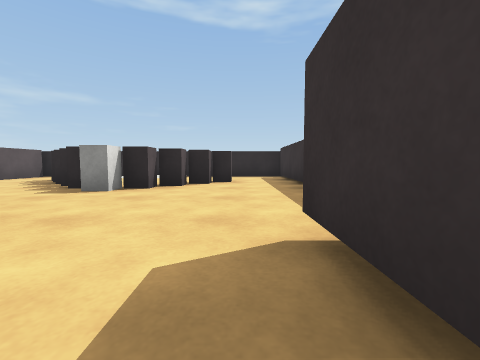
view 1 (above)

15 first-person views from a walk through a 3-D level made in the Unity game engine. The camera is 0.51 m above the floor, tilts 4° down and sees 90° across. The floor is counted in squares, 1 m on a side. Each view is taken from the middle of a square. On the plan, view 1 faces up. The plan holds only what a view shows up to about 9 squares ahead; the rest is blank. Surface patterns are stand-ins for the level's own textures.

view 2
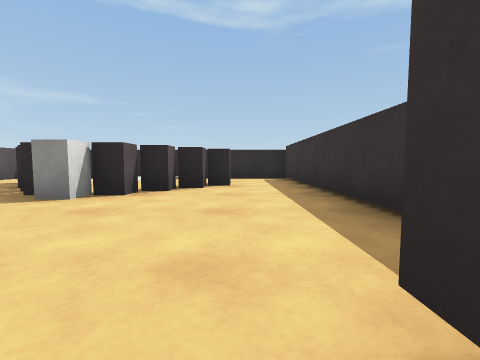

view 3
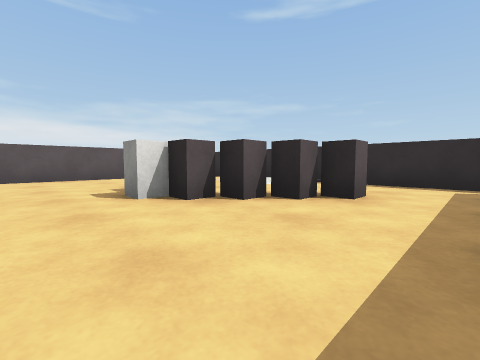

view 4
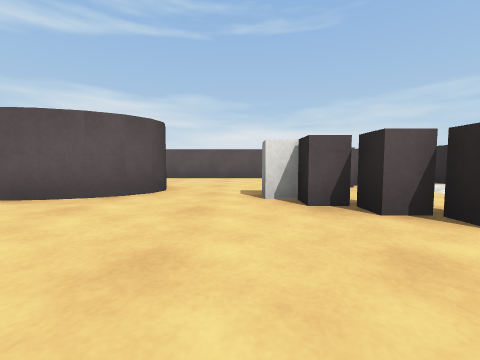

view 5
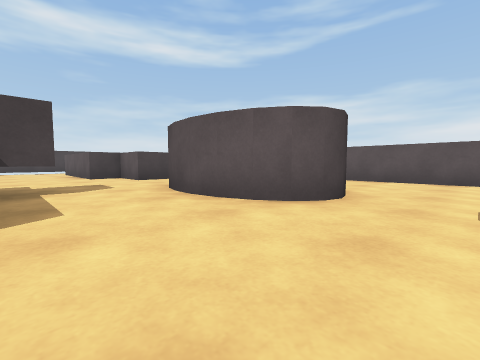

view 6
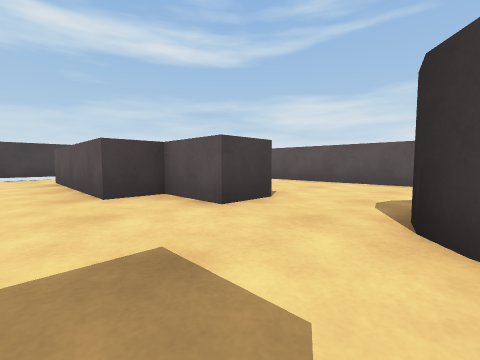

view 7
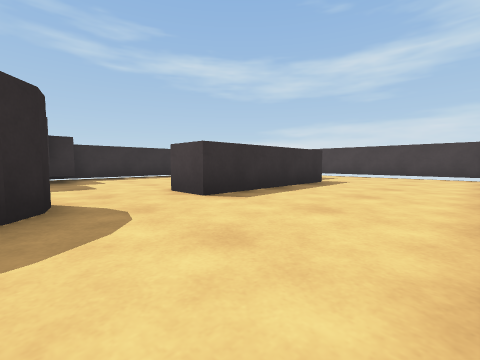

view 8
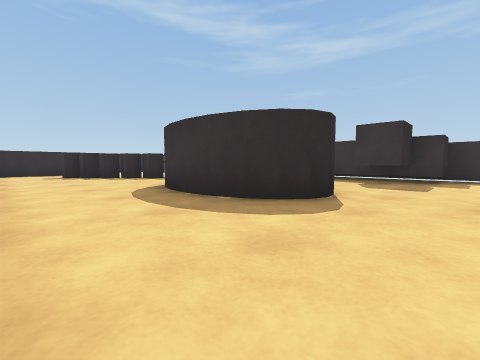

view 9
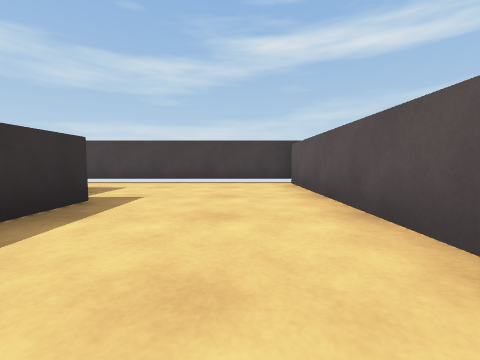

view 10
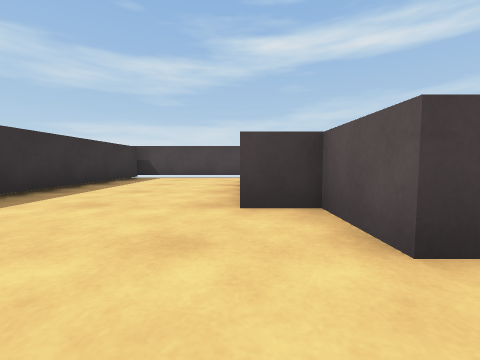

view 11
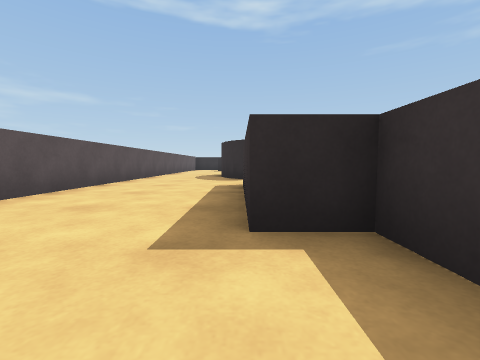

view 12
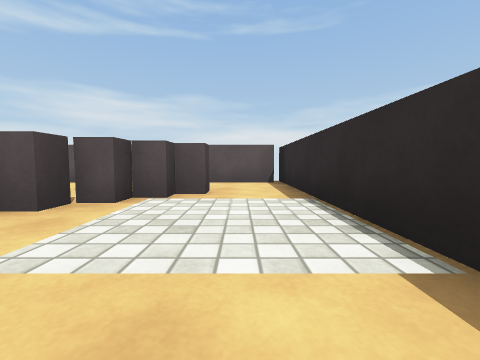

view 13
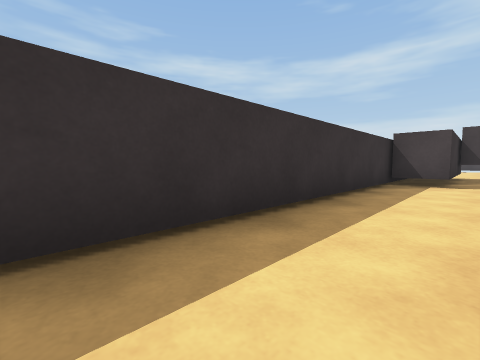

view 14
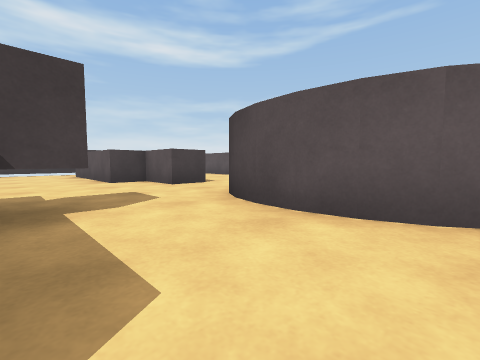

view 15
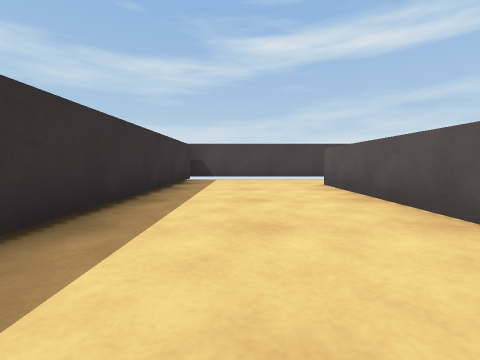

### Floor plan
Points are (right, up) in squares from view 1. A wall is a line through its corners. A room is listed if a view was taken in it or the views show most of it. See-through windows are left out.
Room 1 (views 1, 2, 3, 4, 5, 6, 7, 8, 9, 10, 11, 12, 13, 14, 15)
walls: (-2.5, -0.5) (-2.8, -1) (-3.1, -1.3) (-3.5, -1.4) (-3.9, -1.3); (-2.3, 0) (-2.5, -0.6); (-3.7, -1.5) (-4.4, -0.9) (-4.7, 0.1); (-4.2, -1) (-4.6, -0.5); (-2.3, 1.3) (-2.2, 0.6); (-2.5, 1.8) (-2.2, 0.9) (-2.3, -0.1); (-4.7, -0.1) (-4.7, 0.7); (-4.7, 0.6) (-4.7, 1.3); (-4.7, 1.2) (-4.5, 1.8); (-3.3, 2.7) (-2.8, 2.2) (-2.4, 1.7); (-3.9, 2.5) (-3.5, 2.6) (-3.1, 2.5); (1.5, 1.2) (1.5, 8.9); (-3, -8.1) (-3, -7.3) (-3.9, -7.3) (-3.9, -3.2) (-2.9, -3.2) (-2.9, -4.7) (-2, -4.7) (-2, -8.8); (1.6, 9.1) (-8, 9.1); (-7.3, 9) (-7.3, -10.3) (1.5, -10.3) (1.5, -2.4) (0.4, -2.4) (0.4, 1.6) (1.5, 1.6)
ways out: gap at (-8, -10)
objects: block (-5, 6); block (-5, 7); block (-4, 5) to (-4, 6); block (-3, 5); block (-2, 5); block (-2, 6); block (-1, 6); block (-1, 7) to (0, 7); cube (0, -1)

Positions as (right, up) in squares from view 1, and headings:
1: (0, 0), facing up
2: (0, 1), facing up
3: (1, 3), facing up-left
4: (1, 4), facing left
5: (0, 4), facing down-left
6: (-1, -1), facing down-left
7: (-7, -1), facing down-right
8: (-7, -3), facing up-right
9: (-6, -4), facing down
10: (-2, -2), facing down
11: (-4, -9), facing up
12: (-1, 8), facing left
13: (0, 8), facing down-right
14: (0, 2), facing down-left
15: (0, -3), facing down
